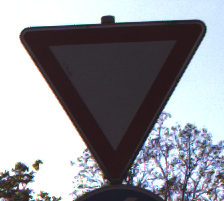
#> input picture RobotDreams/images/yield.png, 224 x 201 px, found by its file name
$ jupyter execute HoughCircles.ipynb
#> lines starting #> are read from the running program, lines starting #| are printed output that depends on the picture
### Hough Transform

> This notebook demonstrates the use of the Hough Transform for detecting circles in an image. <br/>
 > The Hough Transform is a feature extraction technique used in image analysis, computer vision, and digital image processing. <br/>
  > It is particularly useful for detecting simple shapes such as lines, circles, and ellipses in images.

import required libraries

- cv2 - for image processing
- numpy - for numerical operations
- seaborn - for data visualization
- matplotlib.pyplot - for plotting images and graphs

[cell 1]
import cv2
import numpy as np
import seaborn as sns
from matplotlib import pyplot as plt

set up plotting parameters for better visualization of images and graphs. The figure size is set to 15x10 inches and the style is set to 'whitegrid' for a clean look.

[cell 2]
plt.rcParams['figure.figsize'] = [15, 10]
sns.set_style('whitegrid')

read image and convert to grayscale. The image is read using OpenCV's imread function, and then converted from BGR to RGB color space for proper display. It is also converted to grayscale for edge detection.

[cell 3]
img = cv2.imread('data/yield.png')
#> img is the input picture: shape (201, 224, 3); mean B, G, R 152.4, 145.8, 145.1
img = cv2.cvtColor(img, cv2.COLOR_BGR2RGB)
gray = cv2.cvtColor(img, cv2.COLOR_RGB2GRAY)
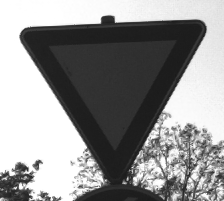
#> gray: shape (201, 224); min 26, max 255, mean 146.3

# Detect Circles in Image

[cell 4]
edges = cv2.Canny(gray,
                  threshold1=100,
                  threshold2=550
                  )
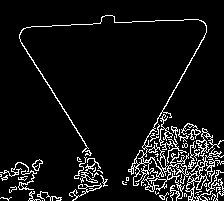
#> edges: shape (201, 224); 7.9% white in thin lines or dots

circles = cv2.HoughCircles(edges,
                           cv2.HOUGH_GRADIENT,
                           dp=1, # The inverse ratio of the accumulator resolution to the image resolution. For example, if dp=1, the accumulator has the same resolution as the input image. If dp=2, the accumulator has half the width and height of the input image.
                           minDist=20, # Minimum distance between the centers of the detected circles. If the parameter is too small, multiple circles may be falsely detected in the same location. If it is too large, some circles may be missed.
                           param1=25, # The higher threshold for the Canny edge detector (the lower one is twice smaller). This parameter is used to detect edges in the image, which are then used to find circles. A higher value will result in fewer edges being detected, while a lower value will result in more edges being detected.
                           param2=25, # The accumulator threshold for the circle centers at the detection stage. The smaller it is, the more false circles may be detected. Circles, corresponding to the larger accumulator values, will be returned first.
                           minRadius=0, # Minimum circle radius. If the parameter is unknown, it is set to 0 by default and the algorithm will search for circles of any radius.
                           maxRadius=0) # Maximum circle radius. If the parameter is unknown, it is set to 0 by default and the algorithm will search for circles of any radius.
#> circles = 22 rows, first 8: [81.5, 116.5, 93.8], [129.5, 144.5, 48.4], [186.5, 171.5, 24.6], [141.5, 110.5, 67], [215.5, 120.5, 52.8], [126.5, 83.5, 68.5], [149.5, 88.5, 68.5], [161.5, 149.5, 19.9]
circles = np.uint16(np.around(circles))
#> circles = 22 rows, first 8: [82, 116, 94], [130, 144, 48], [186, 172, 25], [142, 110, 67], [216, 120, 53], [126, 84, 68], [150, 88, 68], [162, 150, 20]

copied_img = img.copy()

for i in circles[0, :]:
    cv2.circle(
        img=copied_img, center=i[0:2], radius=i[2], color=(255, 0, 0), thickness=1
    )
#> this loop made 22 passes
#> i on passes 1 to 12: [82, 116, 94], [130, 144, 48], [186, 172, 25], [142, 110, 67], [216, 120, 53], [126, 84, 68], [150, 88, 68], [162, 150, 20], [98, 128, 62], [130, 200, 57], [66, 136, 61], [58, 154, 43]
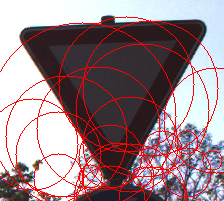
#> copied_img: shape (201, 224, 3); mean R, G, B 155.9, 133.3, 139

plt.imshow(copied_img)
plt.grid(False)

[cell 5]
def on_change(_):
    pass

controls_win = "Controls"
view_win = "View"

cv2.namedWindow(controls_win, cv2.WINDOW_NORMAL)
cv2.namedWindow(view_win, cv2.WINDOW_NORMAL)

# Trackbars live in the controls window
cv2.createTrackbar("canny_min_thres", controls_win, 100, 1000, on_change)
cv2.createTrackbar("canny_max_thres", controls_win, 550, 1000, on_change)

cv2.createTrackbar("dp", controls_win, 1, 4, on_change)
cv2.createTrackbar("minDist", controls_win, 20, 200, on_change)
cv2.createTrackbar("param1", controls_win, 25, 300, on_change)
cv2.createTrackbar("param2", controls_win, 25, 300, on_change)
cv2.createTrackbar("minRadius", controls_win, 0, 250, on_change)
cv2.createTrackbar("maxRadius", controls_win, 0, 250, on_change)


while True:
    if cv2.waitKey(1) == ord('q'):
#> (key q is pressed here)
